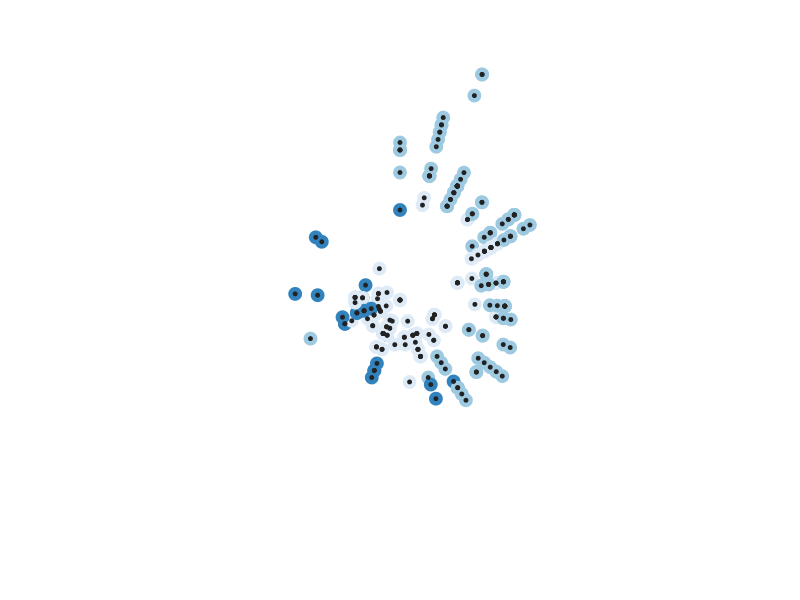

This figure's R source:
## ---- chunk 1
#| fig-width: 7
#| fig-height: 7

library("tidyverse")

mpg |>
  ggplot(aes(displ, hwy, colour = drv)) + 
  geom_point(show.legend = FALSE, size = 4) + 
  geom_point(show.legend = FALSE, size = 1, colour = "#222222") + 
  coord_polar() + 
  theme_void() + 
  scale_color_brewer()
## ---- chunk 2
2+2 
a <- 5
## ---- chunk 3
b <- 10
## ---- chunk 4
x <- 0
